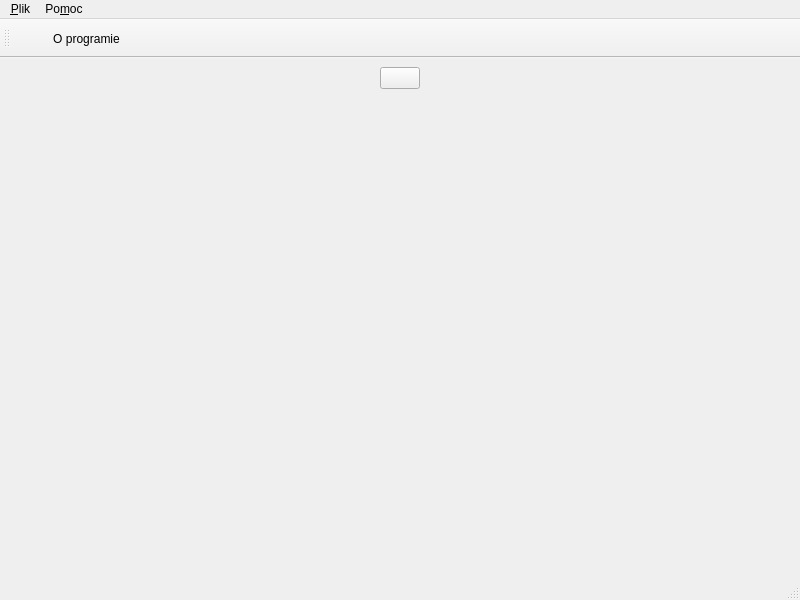
<?xml version="1.0" encoding="UTF-8"?>
<ui version="4.0">
 <class>MainWindow</class>
 <widget class="QMainWindow" name="MainWindow">
  <property name="geometry">
   <rect>
    <x>0</x>
    <y>0</y>
    <width>800</width>
    <height>600</height>
   </rect>
  </property>
  <property name="windowTitle">
   <string>MainWindow</string>
  </property>
  <widget class="QWidget" name="centralwidget">
   <layout class="QVBoxLayout" name="verticalLayout">
    <item>
     <layout class="QHBoxLayout" name="horizontalLayout">
      <item>
       <spacer name="horizontalSpacer">
        <property name="orientation">
         <enum>Qt::Horizontal</enum>
        </property>
        <property name="sizeHint" stdset="0">
         <size>
          <width>40</width>
          <height>20</height>
         </size>
        </property>
       </spacer>
      </item>
      <item>
       <widget class="QPushButton" name="przycisk">
        <property name="toolTip">
         <string>Włącz lub wyłącz animację</string>
        </property>
        <property name="text">
         <string/>
        </property>
       </widget>
      </item>
      <item>
       <spacer name="horizontalSpacer_2">
        <property name="orientation">
         <enum>Qt::Horizontal</enum>
        </property>
        <property name="sizeHint" stdset="0">
         <size>
          <width>40</width>
          <height>20</height>
         </size>
        </property>
       </spacer>
      </item>
     </layout>
    </item>
    <item>
     <widget class="MyWidget" name="widget" native="true">
      <property name="sizePolicy">
       <sizepolicy hsizetype="Preferred" vsizetype="MinimumExpanding">
        <horstretch>0</horstretch>
        <verstretch>0</verstretch>
       </sizepolicy>
      </property>
     </widget>
    </item>
   </layout>
  </widget>
  <widget class="QMenuBar" name="menubar">
   <property name="geometry">
    <rect>
     <x>0</x>
     <y>0</y>
     <width>800</width>
     <height>22</height>
    </rect>
   </property>
   <widget class="QMenu" name="menu_Plik">
    <property name="title">
     <string>&amp;Plik</string>
    </property>
    <addaction name="action_Koniec"/>
   </widget>
   <widget class="QMenu" name="menuPo_moc">
    <property name="title">
     <string>Po&amp;moc</string>
    </property>
    <addaction name="action_O_programie"/>
   </widget>
   <addaction name="menu_Plik"/>
   <addaction name="menuPo_moc"/>
  </widget>
  <widget class="QStatusBar" name="statusbar"/>
  <widget class="QToolBar" name="toolBar">
   <property name="windowTitle">
    <string>toolBar</string>
   </property>
   <attribute name="toolBarArea">
    <enum>TopToolBarArea</enum>
   </attribute>
   <attribute name="toolBarBreak">
    <bool>false</bool>
   </attribute>
   <addaction name="action_Koniec"/>
   <addaction name="action_O_programie"/>
  </widget>
  <action name="action_Koniec">
   <property name="checkable">
    <bool>false</bool>
   </property>
   <property name="enabled">
    <bool>true</bool>
   </property>
   <property name="icon">
    <iconset>
     <normaloff>../../../../../../usr/share/icons/elementary/actions/48/window-close.svg</normaloff>../../../../../../usr/share/icons/elementary/actions/48/window-close.svg</iconset>
   </property>
   <property name="text">
    <string/>
   </property>
   <property name="iconText">
    <string/>
   </property>
   <property name="shortcut">
    <string>Ctrl+Q</string>
   </property>
   <property name="iconVisibleInMenu">
    <bool>true</bool>
   </property>
  </action>
  <action name="action_O_programie">
   <property name="icon">
    <iconset>
     <normaloff>../../../../../../usr/share/icons/elementary/actions/48/help-contents.svg</normaloff>../../../../../../usr/share/icons/elementary/actions/48/help-contents.svg</iconset>
   </property>
   <property name="text">
    <string>&amp;O programie</string>
   </property>
  </action>
 </widget>
 <customwidgets>
  <customwidget>
   <class>MyWidget</class>
   <extends>QWidget</extends>
   <header>my_widget.h</header>
   <container>1</container>
   <slots>
    <slot>toggle_animation()</slot>
   </slots>
  </customwidget>
 </customwidgets>
 <resources/>
 <connections>
  <connection>
   <sender>przycisk</sender>
   <signal>clicked()</signal>
   <receiver>widget</receiver>
   <slot>toggle_animation()</slot>
   <hints>
    <hint type="sourcelabel">
     <x>400</x>
     <y>52</y>
    </hint>
    <hint type="destinationlabel">
     <x>256</x>
     <y>107</y>
    </hint>
   </hints>
  </connection>
 </connections>
</ui>
